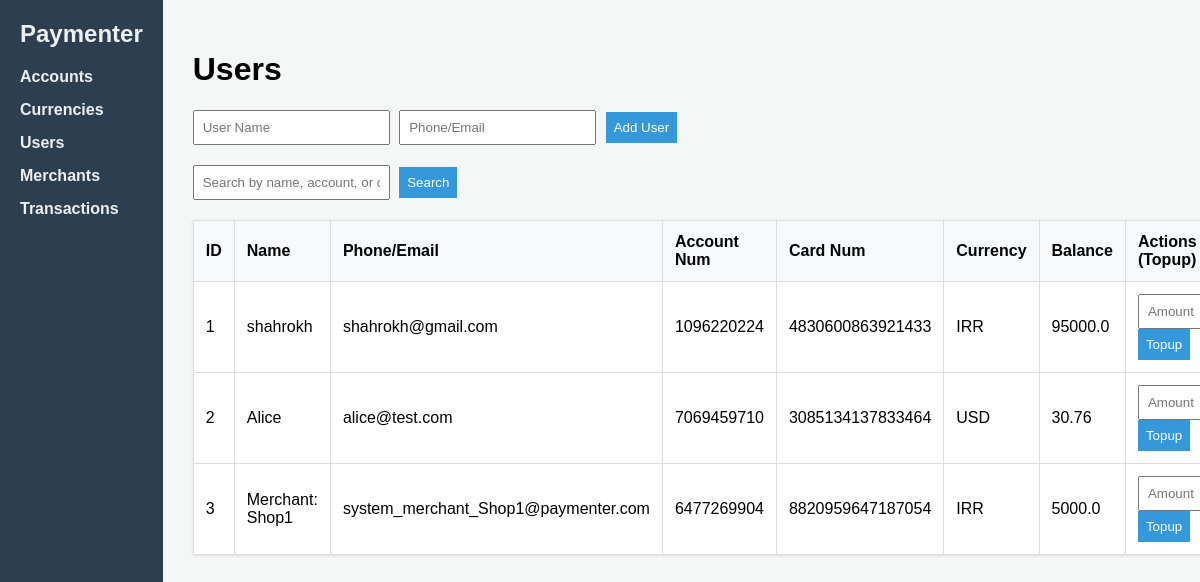
The page /dashboard/users on the database as committed earlier.
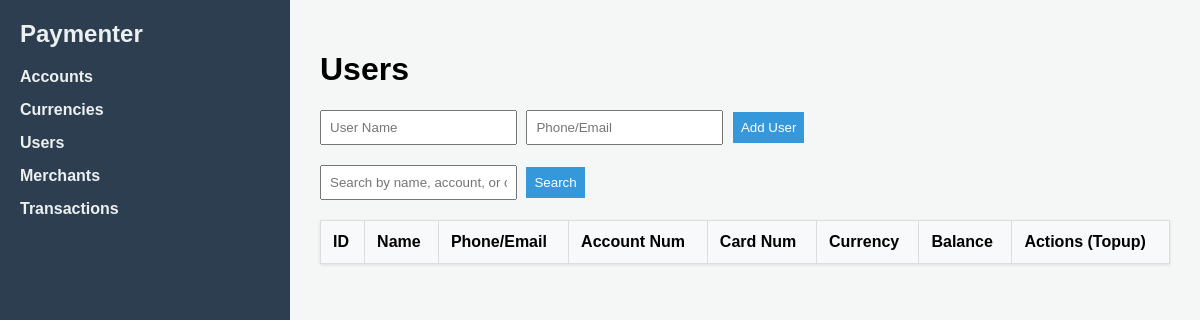
The same page on the database as committed later.
### tables this page shows
CREATE TABLE accounts (
            id INTEGER PRIMARY KEY AUTOINCREMENT,
            user_id INTEGER NOT NULL,
            currency_id INTEGER NOT NULL,
            account_number TEXT NOT NULL UNIQUE,
            card_number TEXT NOT NULL UNIQUE,
            balance REAL NOT NULL DEFAULT 0.0,
            FOREIGN KEY (user_id) REFERENCES users(id),
            FOREIGN KEY (currency_id) REFERENCES currencies(id)
        );

CREATE TABLE users (
            id INTEGER PRIMARY KEY AUTOINCREMENT,
            name TEXT NOT NULL,
            phone_email TEXT NOT NULL UNIQUE
        );

CREATE TABLE currencies (
            id INTEGER PRIMARY KEY AUTOINCREMENT,
            name TEXT NOT NULL,
            code TEXT NOT NULL UNIQUE,
            is_active BOOLEAN NOT NULL DEFAULT 1
        );

### controllers/dashboard_controller.py (the view)
@dashboard_bp.route('/users', methods=['GET'])
def users():
    query = request.args.get('query', '')
    active_currencies = account_service.get_active_currencies() # Fetch for the dropdown
    if query:
        users_list = user_service.search(query)
    else:
        users_list = user_service.get_all()
    return render_template('users.html', users=users_list, query=query, currencies=active_currencies)

### database/connection.py (called while the page is built)
def get_db_connection():
    if not os.path.exists(DB_DIR):
        os.makedirs(DB_DIR)
    conn = sqlite3.connect(DB_PATH)
    conn.row_factory = sqlite3.Row  # Allows accessing columns by name
    conn.execute("PRAGMA foreign_keys = ON;")  # Enforce relational integrity
    return conn

### repositories/currency_repo.py (called while the page is built)
def get_active():
    conn = get_db_connection()
    currencies = conn.execute("SELECT * FROM currencies WHERE is_active = 1").fetchall()
    conn.close()
    return currencies

### repositories/user_repo.py (called while the page is built)
def get_all():
    conn = get_db_connection()
    users = conn.execute("""
        SELECT u.id, u.name, u.phone_email, a.id as account_id, a.account_number, a.card_number, a.balance, c.code as currency_code
        FROM users u
        LEFT JOIN accounts a ON u.id = a.user_id
        LEFT JOIN currencies c ON a.currency_id = c.id
    """).fetchall()
    conn.close()
    return users

### services/account_service.py (called while the page is built)
def get_active_currencies():
    return currency_repo.get_active()

### services/user_service.py (called while the page is built)
def get_all():
    return user_repo.get_all()

### templates/users.html (shortened to what this page needs)
{% extends 'base.html' %}
{% block head %}
    <link rel="stylesheet" href="{{ url_for('static', filename='css/user.css') }}">
{% endblock %}
{% block body %}
<h1>Users</h1>
<form action="{{ url_for('dashboard.add_user') }}" method="POST">
    <input type="text" name="name" placeholder="User Name" required>
    <input type="text" name="phone_email" placeholder="Phone/Email" required>
    <button type="submit">Add User</button>
</form>
<form action="{{ url_for('dashboard.users') }}" method="GET" class="search-form">
    <input type="text" name="query" value="{{ query }}" placeholder="Search by name, account, or card...">
    <button type="submit">Search</button>
</form>
<table>
    <tr><th>ID</th><th>Name</th><th>Phone/Email</th><th>Account Num</th><th>Card Num</th><th>Currency</th><th>Balance</th><th>Actions (Topup)</th></tr>
    {% for u in users %}
    <tr>
        <td>{{ u.id }}</td><td>{{ u.name }}</td><td>{{ u.phone_email }}</td>
        <td>{{ u.account_number or 'N/A' }}</td><td>{{ u.card_number or 'N/A' }}</td>
        <td>{{ u.currency_code or 'N/A' }}</td>
        <td>{{ u.balance or 0.0 }}</td>
        <td>
            {% if u.account_id %}
            <form action="{{ url_for('dashboard.topup_account') }}" method="POST" style="display:inline;">
                <input type="number" name="amount" step="0.01" placeholder="Amount" required style="width:80px;">
                <button type="submit">Topup</button>
            </form>
            {% else %}
                No Account
            {% endif %}
        </td>
    </tr>
    {% endfor %}
</table>
{% endblock %}

### templates/base.html (shortened to what this page needs)
<!DOCTYPE html>
<html lang="en">
<head>
    <link rel="stylesheet" href="{{ url_for('static', filename='css/app.css') }}">
    {% block head %}{% endblock %}
</head>
<body>
    <nav class="sidebar">
        <h2>Paymenter</h2>
        <ul>
            <li><a href="{{ url_for('dashboard.accounts') }}">Accounts</a></li>
            <li><a href="{{ url_for('dashboard.currencies') }}">Currencies</a></li>
            <li><a href="{{ url_for('dashboard.users') }}">Users</a></li>
            <li><a href="{{ url_for('dashboard.merchants') }}">Merchants</a></li>
            <li><a href="{{ url_for('transactions.index') }}">Transactions</a></li>
        </ul>
    </nav>
    <main class="content">
        {% block body %}{% endblock %}
    </main>
</body>
</html>

### static/css/app.css (style rules this page uses)
body { font-family: Arial, sans-serif; margin: 0; display: flex; background: #f4f7f6; }
.sidebar { width: 250px; background: #2c3e50; color: #ecf0f1; height: 100vh; padding: 20px; }
.sidebar h2 { margin-top: 0; }
.sidebar ul { list-style: none; padding: 0; }
.sidebar ul li { margin: 15px 0; }
.sidebar a { color: #ecf0f1; text-decoration: none; font-weight: bold; }
.content { flex: 1; padding: 30px; }
table { width: 100%; border-collapse: collapse; background: #fff; box-shadow: 0 1px 3px rgba(0,0,0,0.1); margin-top: 20px; }
th, td { padding: 12px; border: 1px solid #ddd; text-align: left; }
th { background: #f8f9fa; }
form { margin-bottom: 20px; }
input, button { padding: 8px; margin-right: 5px; }
button { background: #3498db; color: #fff; border: none; cursor: pointer; }

Rows that differ between the two databases and show on the page:
removed accounts: id "1", name "shahrokh", phone_email "shahrokh@gmail.com", account_number "1096220224", card_number "4830600863921433", code "IRR", balance "95000.0"
removed accounts: id "2", name "Alice", phone_email "alice@test.com", account_number "7069459710", card_number "3085134137833464", code "USD", balance "30.76"
removed accounts: id "3", name "Merchant: Shop1", phone_email "system_merchant_Shop1@paymenter.com", account_number "6477269904", card_number "8820959647187054", code "IRR", balance "5000.0"
